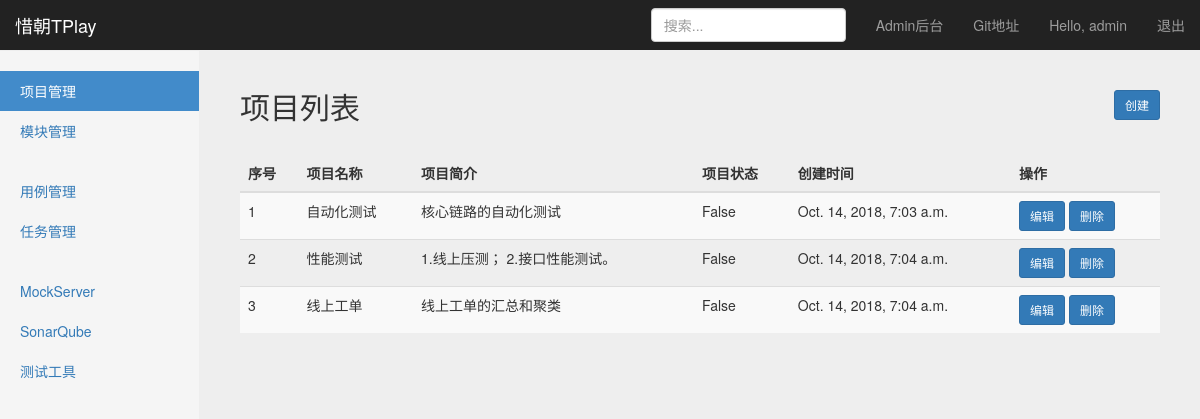
Page /project/project_manage/ (signed in) on the earlier database version.
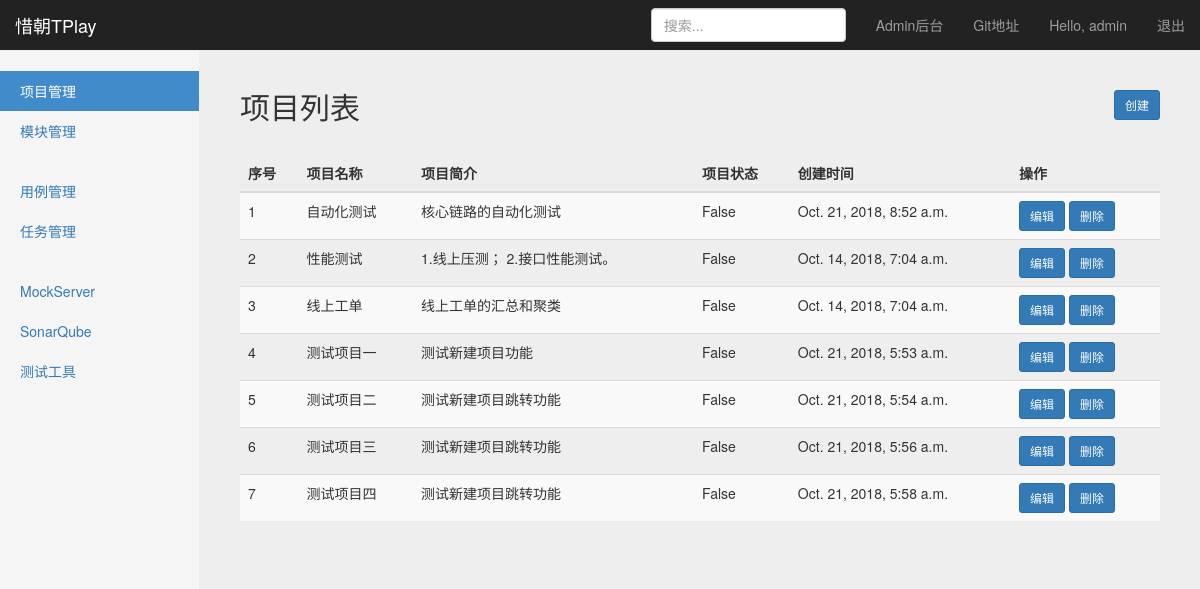
Same page on the later database version.
### project_app/models.py (models this page shows, shortened)
class Project(models.Model):
    name = models.CharField("项目名称", max_length=50, blank=False, null=True)
    description = models.TextField("项目描述", default="")
    status = models.BooleanField("项目状态", default=False)
    created_at = models.DateTimeField("创建时间", auto_now=True)

### project_app/views.py (the view)
# urls.py: path('project_manage/', views.project_manage),
@login_required()
def project_manage(request):
    user = request.session.get("user", "")
    projects_all = Project.objects.all()
    return HttpResponse(render(request, 'project_manage.html', {
        "user": user,
        "projects": projects_all,
        "type": "projects_list"}))

### templates/project_manage.html (shortened to what this page needs)
{% extends 'base.html'%}
    {% block content %}
    <nav class="navbar navbar-inverse navbar-fixed-top">
      <div class="container-fluid">
        <div class="navbar-header">
          <a class="navbar-brand" href="#">惜朝TPlay</a>
        </div>
        <div id="navbar" class="navbar-collapse collapse">
          <ul class="nav navbar-nav navbar-right">
            <li><a target="_blank" href="/admin/">Admin后台</a></li>
            <li><a target="_blank" href="https://github.com/yuzhujinchi/XiZhaoTPlay">Git地址</a></li>
            <li><a href="#">Hello, {{user}}</a></li>
            <li><a href="/logout/">退出</a></li>
          </ul>
          <form class="navbar-form navbar-right">
            <input type="text" class="form-control" placeholder="搜索...">
          </form>
        </div>
      </div>
    </nav>
    <div class="container-fluid">
      <div class="row">
        <div class="col-sm-3 col-md-2 sidebar">
          <ul class="nav nav-sidebar">
            <li class="active"><a href="#">项目管理<span class="sr-only">(current)</span></a></li>
            <li><a href="#">模块管理</a></li>
          </ul>
          <ul class="nav nav-sidebar">
            <li><a href="">用例管理</a></li>
            <li><a href="">任务管理</a></li>
          </ul>
          <ul class="nav nav-sidebar">
            <li><a href="">MockServer</a></li>
            <li><a href="">SonarQube</a></li>
            <li><a href="">测试工具</a></li>
          </ul>
        </div>
        {% if type == "projects_list" %}
        <div class="col-sm-9 col-sm-offset-3 col-md-10 col-md-offset-2 main">
          <div class="sub-header">
            <h2 class="sub-header" align="left">项目列表
              <a type="button" class="btn btn-primary btn-sm" style="float: right"
                 onclick="window.location.href='/project/create_project/'" >创建</a>
            </h2>
          </div>
          <div class="table-responsive">
            <table class="table table-striped">
              <thead>
                <tr>
                  <th>序号</th>
                  <th>项目名称</th>
                  <th>项目简介</th>
                  <th>项目状态</th>
                  <th>创建时间</th>
                  <th>操作</th>
                </tr>
              </thead>
              <tbody>
                {% for project in projects%}
                <tr>
                  <td>{{project.id}}</td>
                  <td>{{project.name}}</td>
                  <td>{{project.description}}</td>
                  <td>{{project.status}}</td>
                  <td>{{project.created_at}}</td>
                  <td>
                    <a type="button" href="/project/edit_project/{{project.id}}" class="btn btn-primary btn-sm">编辑</a>
                    <a type="button" href="/project/delete_project/{{project.id}}" class="btn btn-primary btn-sm" onclick="rec()">删除</a>
                  </td>
                </tr>
              {% endfor %}
              </tbody>
            </table>
          </div>
        </div>
        {% endif %}
      </div>
    </div>
  {% endblock %}

### templates/base.html (shortened to what this page needs)
<!DOCTYPE html>
<html lang="en">
<head>
    {% load static %}
    <link type="text/css" rel="stylesheet" href="{% static "css/bootstrap.min.css" %}">
    <link type="text/css" rel="stylesheet" href="{% static "css/signin.css" %}">
    <link href="{% static "css/dashboard.css" %}" rel="stylesheet">
</head>
<body>
    {% block content %}
    {% endblock %}
</body>
</html>

### static/css/signin.css (style rules this page uses)
body { padding-top: 40px; padding-bottom: 40px; background-color: #eee; }

### static/css/dashboard.css (style rules this page uses)
body { padding-top: 50px; }
.sub-header { padding-bottom: 10px; border-bottom: 1px solid #eee; }
.navbar-fixed-top { border: 0; }
.sidebar { display: none; }
@media (min-width: 768px) { .sidebar { position: fixed; top: 51px; bottom: 0; left: 0; z-index: 1000; display: block; padding: 20px; overflow-x: hidden; overflow-y: auto; background-color: #f5f5f5; border-right: 1px solid #eee; } }
.nav-sidebar { margin-right: -21px; margin-bottom: 20px; margin-left: -20px; }
.nav-sidebar > li > a { padding-right: 20px; padding-left: 20px; }
.nav-sidebar > .active > a, .nav-sidebar > .active > a:hover, .nav-sidebar > .active > a:focus { color: #fff; background-color: #428bca; }
.main { padding: 20px; }
@media (min-width: 768px) { .main { padding-right: 40px; padding-left: 40px; } }

Differences in the rows shown:
changed Project "自动化测试": created_at "Oct. 14, 2018, 7:03 a.m." → "Oct. 21, 2018, 8:52 a.m."
added Project: id "4", name "测试项目一", description "测试新建项目功能", status "False", created_at "Oct. 21, 2018, 5:53 a.m."
added Project: id "5", name "测试项目二", description "测试新建项目跳转功能", status "False", created_at "Oct. 21, 2018, 5:54 a.m."
added Project: id "6", name "测试项目三", description "测试新建项目跳转功能", status "False", created_at "Oct. 21, 2018, 5:56 a.m."
added Project: id "7", name "测试项目四", description "测试新建项目跳转功能", status "False", created_at "Oct. 21, 2018, 5:58 a.m."
